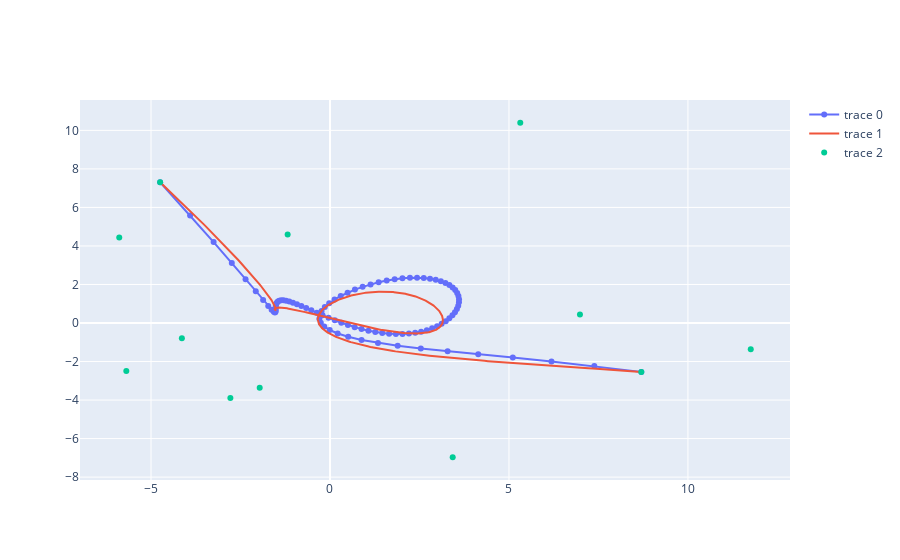
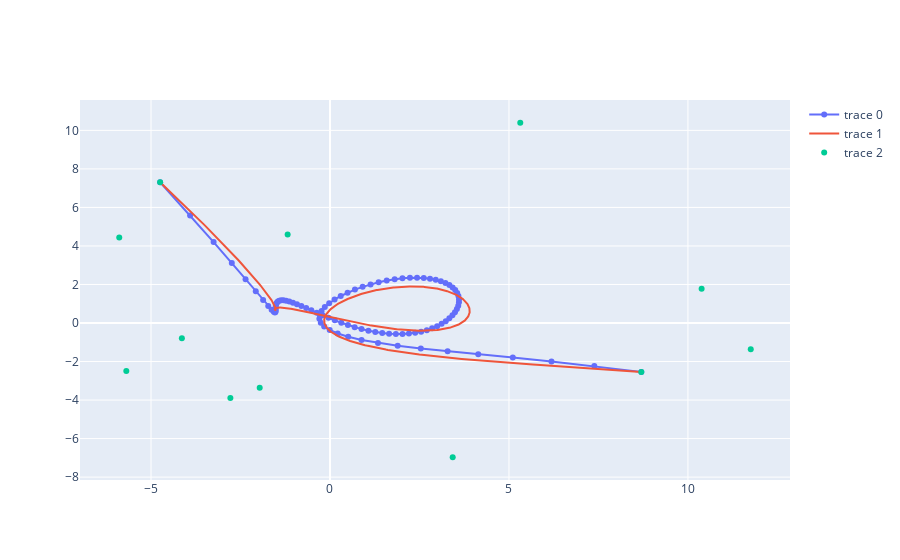
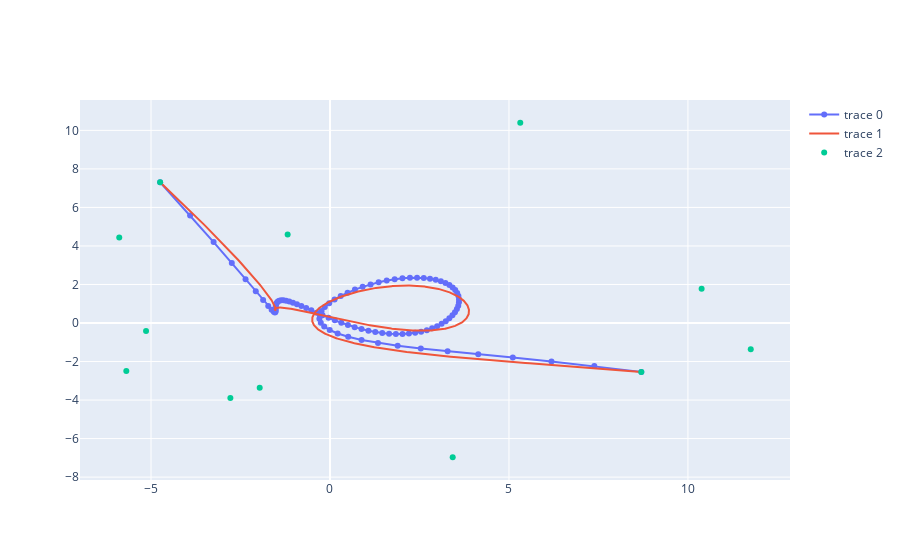
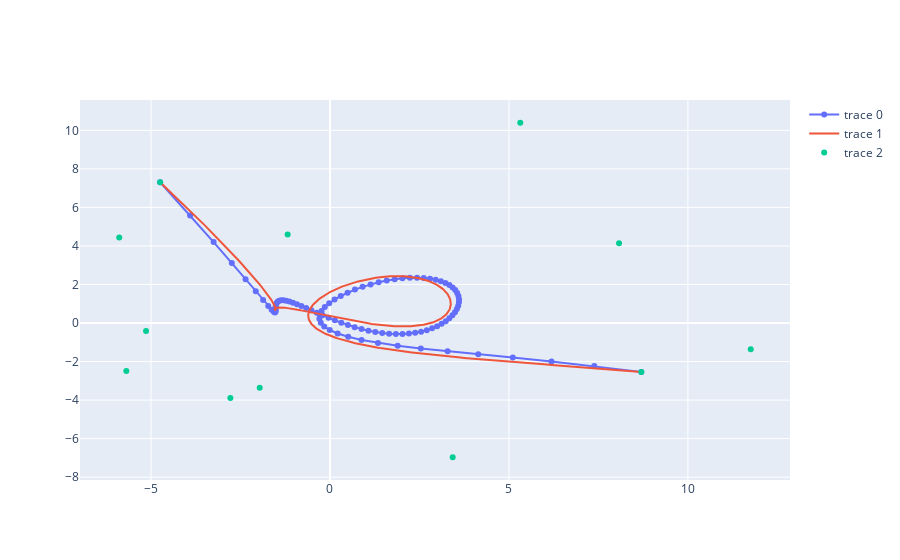

The notebook cell these images were saved under, in order:
### Code cell
# start optimization
from bezier import *
import matplotlib.pyplot as plt
max_iteration = 1000000
eps = 1
offset_range = np.array([-5,5])
offset_range_decay = 0.99
loss_recorder = []
total_loss = sys.float_info.max
for i in range(max_iteration):
    fig = go.Figure()
    sample_bezier_points_scatter = go.Scatter(x=sample_bezier_points[:,0],y = sample_bezier_points[:,1],mode='lines+markers')
    select_id = np.random.randint(1,cp_num-1)
    tmp_control_points = bezier_curve.get_control_points().copy()
    tmp_control_points[select_id] += np.random.uniform(*offset_range,size = 2)
    tmp_curve = bezier(control_points=tmp_control_points)
    tmp_loss = cal_loss(sample_points=sample_bezier_points,line_points=tmp_curve.get_points(num=sp_num))
    if tmp_loss < total_loss:
        offset_range *= offset_range_decay
        total_loss = tmp_loss
        loss_recorder.append(total_loss)
        print("iteration:",i," loss: " ,total_loss)
        bezier_curve.update_point(id = select_id,value=tmp_control_points[select_id])
        tmp_line_points = bezier_curve.get_points(num=sp_num)
        tmp_scatter = go.Scatter(x=tmp_line_points[:,0],y = tmp_line_points[:,1])
        bezier_control_points_scatter = go.Scatter(x=tmp_control_points[:,0],y = tmp_control_points[:,1],mode='markers')
        fig.add_traces([sample_bezier_points_scatter,tmp_scatter])
        fig.add_trace(bezier_control_points_scatter)
        fig.show()

print("Done")
